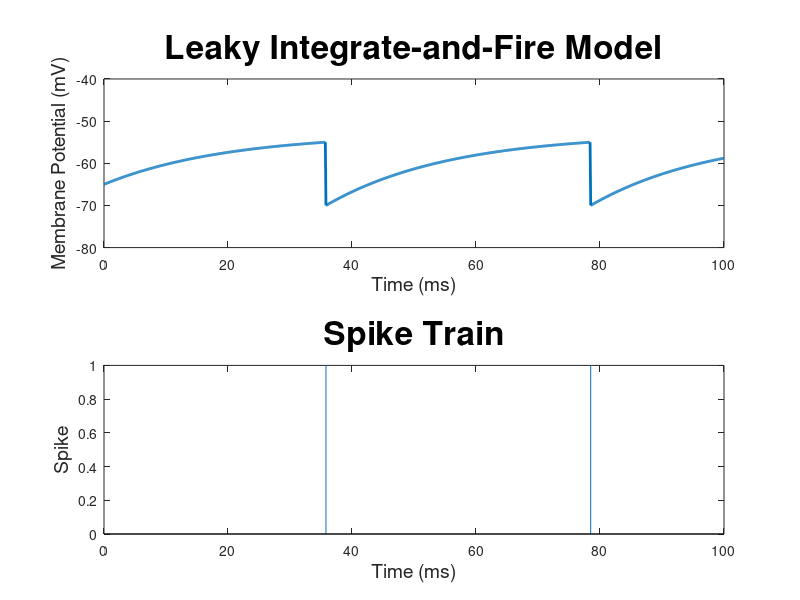

This chart was generated by the following MATLAB code:
% Parameters of the LIF model
tau_m = 20;        % Membrane time constant (ms)
R = 3;             % Membrane resistance (MΩ)
V_rest = -65;      % Resting potential (mV)
V_th = -55;        % Threshold potential (mV) (Try lowering the threshold)
V_reset = -70;     % Reset potential after spike (mV)
I = 4;             % Input current (nA) (Increase current)
T = 100;           % Total simulation time (ms)
dt = 0.1;          % Time step (ms)
t = 0:dt:T;        % Time vector

% Initialize membrane potential
V = V_rest * ones(1, length(t)); 
spike_train = zeros(1, length(t)); % To track spikes

% Simulating the LIF neuron
for i = 2:length(t)
    % Update membrane potential using Euler method
    dV = (-(V(i-1) - V_rest) + R * I) * (dt / tau_m);
    V(i) = V(i-1) + dV;
    
    % Check for spike
    if V(i) >= V_th
        V(i) = V_reset;   % Reset the potential
        spike_train(i) = 1; % Record a spike
    end
end

% Plotting the results
figure;
subplot(2,1,1);
plot(t, V, 'LineWidth', 2);
xlabel('Time (ms)','FontSize',14);
ylabel('Membrane Potential (mV)','FontSize',14);
title('Leaky Integrate-and-Fire Model','FontSize',24);
ylim([-80 -40]);

% Plotting spike train
subplot(2,1,2);
stem(t, spike_train, 'Marker', 'none');
xlabel('Time (ms)','FontSize',14);
ylabel('Spike','FontSize',14);
title('Spike Train','FontSize',24);
xlim([0 T]);

